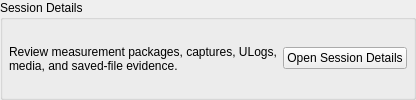
<?xml version='1.0' encoding='utf-8'?>
<ui version="4.0">
 <class>measurementSessionDetails</class>
 <widget class="QGroupBox" name="measurementSessionDetailsGroup">
  <property name="title">
   <string>Session Details</string>
  </property>
  <layout class="QHBoxLayout" name="measurementSessionDetailsLayout">
   <item>
    <widget class="QLabel" name="description">
     <property name="text">
      <string>Review measurement packages, captures, ULogs, media, and saved-file evidence.</string>
     </property>
     <property name="wordWrap">
      <bool>true</bool>
     </property>
    </widget>
   </item>
   <item>
    <widget class="QPushButton" name="measurementSessionDetails">
     <property name="text">
      <string>Open Session Details</string>
     </property>
     <property name="toolTip">
      <string>Open optional evidence, capture, ULog, and saved-file review tools.</string>
     </property>
    </widget>
   </item>
   <property name="leftMargin">
    <number>6</number>
   </property>
   <property name="topMargin">
    <number>6</number>
   </property>
   <property name="rightMargin">
    <number>6</number>
   </property>
   <property name="bottomMargin">
    <number>6</number>
   </property>
  </layout>
 </widget>
 <resources />
 <connections />
</ui>
